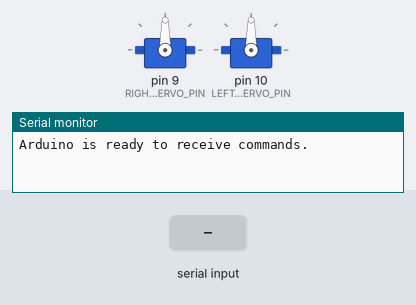
Recording of a sketch running on a simulated Arduino Uno, built with avr-gcc and run on an emulated ATmega328P. Shown: 2 × servo, the last lines printed to the serial monitor. The inputs (shaded band) are chosen by the test bench.

Above: at 1.2 s.
1.3 s: "WAVE\n" received over Serial
At 1.45 s:
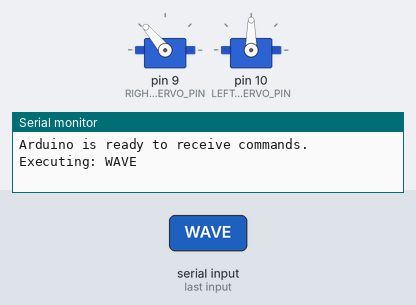
4.3 s: "POINT_LEFT\n" received over Serial
At 4.8 s:
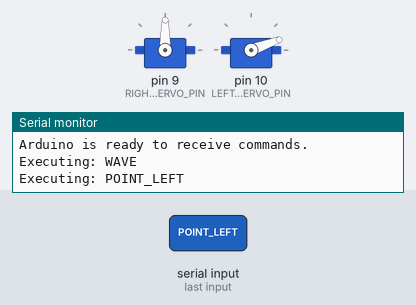
7.3 s: "CELEBRATE\n" received over Serial
At 7.41 s:
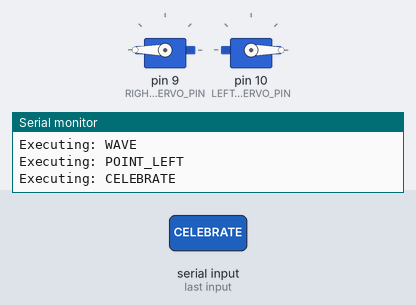
9.4 s: "THINK\n" received over Serial
At 10.9 s:
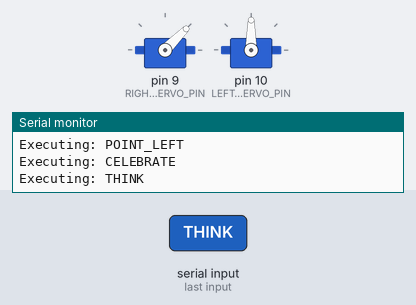
Timing chart, 0 to 11.9 s (numbered marks = the images above; inputs shaded):
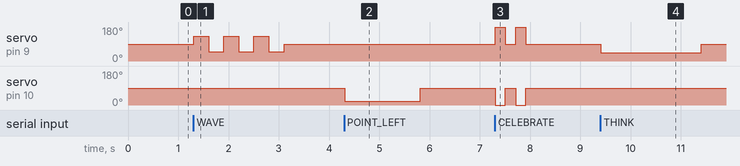

The sketch:

AssistAI_Servos.ino
```cpp
// Include the Servo library to control servo motors
#include <Servo.h>

// --- Configuration ---
// Create servo objects for the robot's left and right hands.
Servo rightHandServo;
Servo leftHandServo;

// Define the pins your servos are connected to on the Arduino.
const int RIGHT_HAND_SERVO_PIN = 9;
const int LEFT_HAND_SERVO_PIN = 10;

// --- Main Program ---

void setup() {
  // Start the serial communication at 9600 bits per second (baud rate).
  // This must match the BAUD_RATE in your Python Servo.py file.
  Serial.begin(9600);

  // Attach the servo objects to their physical pins on the Arduino.
  rightHandServo.attach(RIGHT_HAND_SERVO_PIN);
  leftHandServo.attach(LEFT_HAND_SERVO_PIN);

  // Move both servos to a neutral starting position (90 degrees).
  rightHandServo.write(90);
  leftHandServo.write(90);

  Serial.println("Arduino is ready to receive commands.");
}

void loop() {
  // Check if there is any data available to read from the serial port.
  if (Serial.available() > 0) {
    // Read the incoming command from the serial port until a newline character is received.
    String command = Serial.readStringUntil('\n');

    // Trim any leading/trailing whitespace from the command.
    command.trim();

    // --- Command Handling ---
    // Check the received command and call the corresponding function.
    if (command.equalsIgnoreCase("WAVE")) {
      wave();
    } else if (command.equalsIgnoreCase("POINT_LEFT")) {
      pointLeft();
    } else if (command.equalsIgnoreCase("THINK")) {
      think();
    } else if (command.equalsIgnoreCase("CELEBRATE")) {
      celebrate();
    } else {
      // If the command is not recognized, print an error message.
      Serial.print("Unknown command: ");
      Serial.println(command);
    }
  }
}

// --- Gesture Functions ---

/**
 * @brief Performs a waving gesture with the right hand.
 */
void wave() {
  Serial.println("Executing: WAVE");
  // The left hand can stay neutral while the right hand waves.
  for (int i = 0; i < 3; i++) {
    rightHandServo.write(130); // Move to one side
    delay(300);
    rightHandServo.write(50);  // Move to the other side
    delay(300);
  }
  rightHandServo.write(90); // Return to neutral position
}

/**
 * @brief Points the left hand to the left.
 * The right hand remains in a neutral position.
 */
void pointLeft() {
  Serial.println("Executing: POINT_LEFT");
  // Note: The angle for the left servo might be mirrored.
  // If 160 degrees points "out" for the right hand, 20 might point "out" for the left.
  leftHandServo.write(20); // Angle for pointing left
  delay(1500);           // Hold the position
  leftHandServo.write(90); // Return to neutral position
}

/**
 * @brief Performs a "thinking" gesture with the right hand.
 * The left hand stays neutral.
 */
void think() {
  Serial.println("Executing: THINK");
  rightHandServo.write(45); // Move to a thoughtful position
  delay(2000);              // Hold the position
  rightHandServo.write(90); // Return to neutral
}

/**
 * @brief Performs a celebratory gesture with both hands.
 * A quick, energetic movement.
 */
void celebrate() {
  Serial.println("Executing: CELEBRATE");
  for (int i = 0; i < 2; i++) {
    // Both hands move up
    rightHandServo.write(180);
    leftHandServo.write(0);
    delay(200);
    // Both hands move down
    rightHandServo.write(90);
    leftHandServo.write(90);
    delay(200);
  }
}
```

Measured:
- after the input at 1.3 s, servo on pin 9 (RIGHT_HAND_SERVO_PIN): 90° → 130° at once, then repeats every 0.60 s: 50° 0.30 s, 130° 0.30 s, until it stays 90° from 3.1 s
- after the input at 4.3 s, servo on pin 10 (LEFT_HAND_SERVO_PIN): 90° → 20° at once, → 90° 1.5 s later
- after the input at 7.3 s, servo on pin 9 (RIGHT_HAND_SERVO_PIN): alternates 180° for 0.20 s and 90° for 0.20 s, 4 changes in all, then stays 90°, starting at once; servo on pin 10 (LEFT_HAND_SERVO_PIN): alternates 90° for 0.20 s and 0° for 0.20 s, 4 changes in all, then stays 90°, starting at once
- after the input at 9.4 s, servo on pin 9 (RIGHT_HAND_SERVO_PIN): 90° → 45° at once, → 90° 2.0 s later
